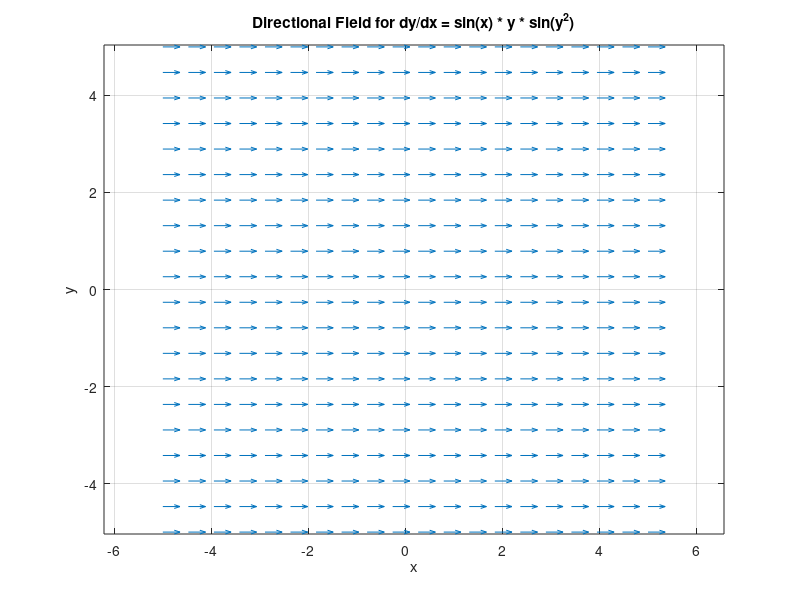

Write the MATLAB code that produced this figure.
x = -pi:0.01:pi;
plot(x,sin(x)), grid on

% Define the differential equation dy/dx = sin(x) * sin(y^2)
f = @(x, y) sin(x)*y*sin(y^2);  % Updated function dy/dx = sin(x) * sin(y^2)

% Set the domain for the directional field
xrange = linspace(-5, 5, 20);  % 20 points from -10 to 10
yrange = linspace(-5, 5, 20);

% Create a grid of x and y values
[X, Y] = meshgrid(xrange, yrange);

% Compute the slope at each grid point
U = ones(size(X));  % Unit length for the x-component of the arrow
V = f(X, Y);        % Compute the y-component based on the differential equation

% Normalize the arrows for uniform arrow size
N = sqrt(U.^2 + V.^2);  % Magnitude of each vector
U = U ./ N;  % Normalize x-component
V = V ./ N;  % Normalize y-component

% Plot the directional field using the quiver function
quiver(X, Y, U, V, 0.5);  % Arrow scaling factor to avoid overlap
axis tight;
axis equal;
xlabel('x');
ylabel('y');
title('Directional Field for dy/dx = sin(x) * y * sin(y^2)');

% Enhance display
grid on;  % Add a grid
